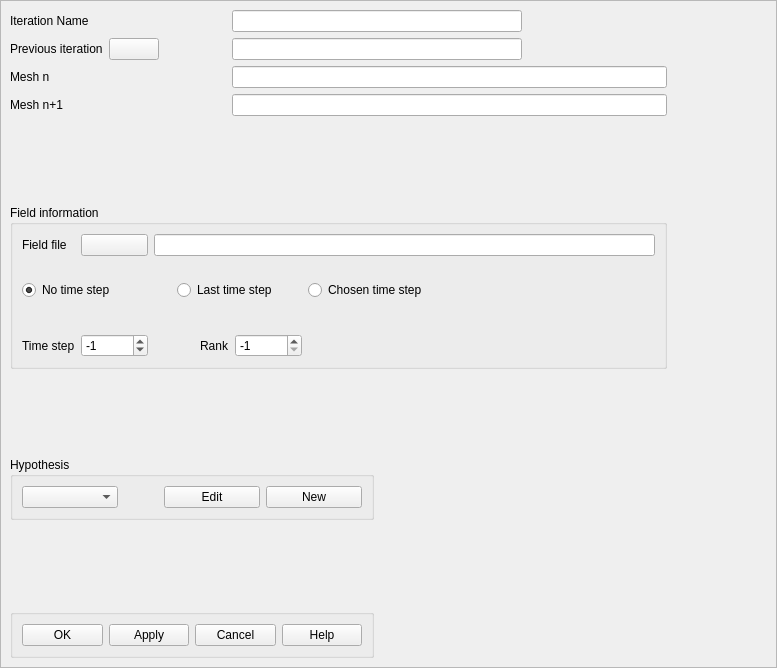
<?xml version="1.0" encoding="UTF-8"?>
<ui version="4.0">
 <class>CreateIteration</class>
 <widget class="QScrollArea" name="CreateIteration">
  <property name="geometry">
   <rect>
    <x>0</x>
    <y>0</y>
    <width>777</width>
    <height>668</height>
   </rect>
  </property>
  <property name="sizePolicy">
   <sizepolicy hsizetype="Preferred" vsizetype="Preferred">
    <horstretch>0</horstretch>
    <verstretch>0</verstretch>
   </sizepolicy>
  </property>
  <property name="minimumSize">
   <size>
    <width>750</width>
    <height>400</height>
   </size>
  </property>
  <property name="sizeIncrement">
   <size>
    <width>1</width>
    <height>1</height>
   </size>
  </property>
  <property name="baseSize">
   <size>
    <width>750</width>
    <height>400</height>
   </size>
  </property>
  <property name="windowTitle">
   <string>Create an iteration</string>
  </property>
  <property name="widgetResizable">
   <bool>true</bool>
  </property>
  <widget class="QWidget" name="scrollAreaWidgetContents">
   <property name="geometry">
    <rect>
     <x>0</x>
     <y>0</y>
     <width>773</width>
     <height>664</height>
    </rect>
   </property>
   <property name="sizeGripEnabled" stdset="0">
    <bool>true</bool>
   </property>
   <layout class="QGridLayout" name="gridLayout">
    <item row="0" column="0" colspan="2">
     <widget class="QLabel" name="Iteration_Name">
      <property name="text">
       <string>Iteration Name</string>
      </property>
     </widget>
    </item>
    <item row="0" column="2">
     <spacer name="horizontalSpacer_6">
      <property name="orientation">
       <enum>Qt::Horizontal</enum>
      </property>
      <property name="sizeHint" stdset="0">
       <size>
        <width>117</width>
        <height>20</height>
       </size>
      </property>
     </spacer>
    </item>
    <item row="0" column="3" colspan="2">
     <widget class="QLineEdit" name="LEName">
      <property name="minimumSize">
       <size>
        <width>290</width>
        <height>21</height>
       </size>
      </property>
      <property name="maxLength">
       <number>64</number>
      </property>
     </widget>
    </item>
    <item row="0" column="5">
     <spacer name="horizontalSpacer_3">
      <property name="orientation">
       <enum>Qt::Horizontal</enum>
      </property>
      <property name="sizeHint" stdset="0">
       <size>
        <width>40</width>
        <height>20</height>
       </size>
      </property>
     </spacer>
    </item>
    <item row="1" column="0" colspan="2">
     <widget class="QLabel" name="Iter_Parent">
      <property name="text">
       <string>Previous iteration</string>
      </property>
     </widget>
    </item>
    <item row="1" column="2">
     <widget class="QPushButton" name="PBIterParent">
      <property name="enabled">
       <bool>true</bool>
      </property>
      <property name="maximumSize">
       <size>
        <width>50</width>
        <height>27</height>
       </size>
      </property>
      <property name="text">
       <string/>
      </property>
     </widget>
    </item>
    <item row="1" column="3" colspan="2">
     <widget class="QLineEdit" name="LEIterationParentName">
      <property name="minimumSize">
       <size>
        <width>0</width>
        <height>21</height>
       </size>
      </property>
      <property name="maxLength">
       <number>64</number>
      </property>
      <property name="readOnly">
       <bool>true</bool>
      </property>
     </widget>
    </item>
    <item row="2" column="0">
     <widget class="QLabel" name="Mesh_n">
      <property name="text">
       <string>Mesh n</string>
      </property>
     </widget>
    </item>
    <item row="2" column="2">
     <spacer name="horizontalSpacer_7">
      <property name="orientation">
       <enum>Qt::Horizontal</enum>
      </property>
      <property name="sizeHint" stdset="0">
       <size>
        <width>117</width>
        <height>20</height>
       </size>
      </property>
     </spacer>
    </item>
    <item row="2" column="3" colspan="3">
     <widget class="QLineEdit" name="LEMeshName_n">
      <property name="minimumSize">
       <size>
        <width>290</width>
        <height>21</height>
       </size>
      </property>
      <property name="maxLength">
       <number>64</number>
      </property>
      <property name="readOnly">
       <bool>true</bool>
      </property>
     </widget>
    </item>
    <item row="2" column="6">
     <spacer name="horizontalSpacer_4">
      <property name="orientation">
       <enum>Qt::Horizontal</enum>
      </property>
      <property name="sizeHint" stdset="0">
       <size>
        <width>40</width>
        <height>20</height>
       </size>
      </property>
     </spacer>
    </item>
    <item row="3" column="0" colspan="2">
     <widget class="QLabel" name="Mesh_np1">
      <property name="text">
       <string>Mesh n+1</string>
      </property>
     </widget>
    </item>
    <item row="3" column="2">
     <spacer name="horizontalSpacer_8">
      <property name="orientation">
       <enum>Qt::Horizontal</enum>
      </property>
      <property name="sizeHint" stdset="0">
       <size>
        <width>117</width>
        <height>20</height>
       </size>
      </property>
     </spacer>
    </item>
    <item row="3" column="3" colspan="3">
     <widget class="QLineEdit" name="LEMeshName_np1">
      <property name="minimumSize">
       <size>
        <width>290</width>
        <height>21</height>
       </size>
      </property>
      <property name="maxLength">
       <number>64</number>
      </property>
     </widget>
    </item>
    <item row="3" column="6">
     <spacer name="horizontalSpacer_5">
      <property name="orientation">
       <enum>Qt::Horizontal</enum>
      </property>
      <property name="sizeHint" stdset="0">
       <size>
        <width>40</width>
        <height>20</height>
       </size>
      </property>
     </spacer>
    </item>
    <item row="4" column="0">
     <spacer name="verticalSpacer">
      <property name="orientation">
       <enum>Qt::Vertical</enum>
      </property>
      <property name="sizeHint" stdset="0">
       <size>
        <width>20</width>
        <height>62</height>
       </size>
      </property>
     </spacer>
    </item>
    <item row="5" column="0" colspan="6">
     <widget class="QGroupBox" name="GBField">
      <property name="title">
       <string>Field information</string>
      </property>
      <layout class="QGridLayout">
       <property name="margin">
        <number>9</number>
       </property>
       <property name="spacing">
        <number>6</number>
       </property>
       <item row="0" column="2" colspan="5">
        <widget class="QLineEdit" name="LEFieldFile">
         <property name="minimumSize">
          <size>
           <width>282</width>
           <height>21</height>
          </size>
         </property>
        </widget>
       </item>
       <item row="1" column="3" colspan="4">
        <spacer>
         <property name="orientation">
          <enum>Qt::Vertical</enum>
         </property>
         <property name="sizeHint" stdset="0">
          <size>
           <width>138</width>
           <height>18</height>
          </size>
         </property>
        </spacer>
       </item>
       <item row="2" column="6">
        <widget class="QRadioButton" name="RBChosen">
         <property name="text">
          <string>Chosen time step</string>
         </property>
        </widget>
       </item>
       <item row="4" column="6">
        <spacer>
         <property name="orientation">
          <enum>Qt::Horizontal</enum>
         </property>
         <property name="sizeType">
          <enum>QSizePolicy::Expanding</enum>
         </property>
         <property name="sizeHint" stdset="0">
          <size>
           <width>255</width>
           <height>13</height>
          </size>
         </property>
        </spacer>
       </item>
       <item row="4" column="5">
        <widget class="QSpinBox" name="SpinBox_Rank">
         <property name="minimum">
          <number>-1</number>
         </property>
         <property name="maximum">
          <number>1010000</number>
         </property>
         <property name="value">
          <number>-1</number>
         </property>
        </widget>
       </item>
       <item row="4" column="4">
        <widget class="QLabel" name="Rank">
         <property name="text">
          <string>Rank</string>
         </property>
        </widget>
       </item>
       <item row="4" column="2" colspan="2">
        <spacer>
         <property name="orientation">
          <enum>Qt::Horizontal</enum>
         </property>
         <property name="sizeType">
          <enum>QSizePolicy::Fixed</enum>
         </property>
         <property name="sizeHint" stdset="0">
          <size>
           <width>40</width>
           <height>13</height>
          </size>
         </property>
        </spacer>
       </item>
       <item row="4" column="1">
        <widget class="QSpinBox" name="SpinBox_TimeStep">
         <property name="minimum">
          <number>-2</number>
         </property>
         <property name="maximum">
          <number>100000</number>
         </property>
         <property name="value">
          <number>-1</number>
         </property>
        </widget>
       </item>
       <item row="4" column="0">
        <widget class="QLabel" name="TimeStep">
         <property name="text">
          <string>Time step</string>
         </property>
        </widget>
       </item>
       <item row="3" column="0" colspan="4">
        <spacer>
         <property name="orientation">
          <enum>Qt::Vertical</enum>
         </property>
         <property name="sizeHint" stdset="0">
          <size>
           <width>138</width>
           <height>28</height>
          </size>
         </property>
        </spacer>
       </item>
       <item row="2" column="3" colspan="3">
        <widget class="QRadioButton" name="RBLast">
         <property name="text">
          <string>Last time step</string>
         </property>
        </widget>
       </item>
       <item row="2" column="0" colspan="3">
        <widget class="QRadioButton" name="RBNo">
         <property name="text">
          <string>No time step</string>
         </property>
         <property name="checkable">
          <bool>true</bool>
         </property>
         <property name="checked">
          <bool>true</bool>
         </property>
        </widget>
       </item>
       <item row="0" column="1">
        <widget class="QPushButton" name="PushFieldFile">
         <property name="text">
          <string/>
         </property>
        </widget>
       </item>
       <item row="0" column="0">
        <widget class="QLabel" name="FieldFile">
         <property name="text">
          <string>Field file</string>
         </property>
        </widget>
       </item>
      </layout>
     </widget>
    </item>
    <item row="5" column="6">
     <spacer name="horizontalSpacer_10">
      <property name="orientation">
       <enum>Qt::Horizontal</enum>
      </property>
      <property name="sizeHint" stdset="0">
       <size>
        <width>69</width>
        <height>20</height>
       </size>
      </property>
     </spacer>
    </item>
    <item row="6" column="0">
     <spacer>
      <property name="orientation">
       <enum>Qt::Vertical</enum>
      </property>
      <property name="sizeHint" stdset="0">
       <size>
        <width>20</width>
        <height>22</height>
       </size>
      </property>
     </spacer>
    </item>
    <item row="7" column="0" colspan="4">
     <widget class="QGroupBox" name="Hypothese">
      <property name="title">
       <string>Hypothesis</string>
      </property>
      <layout class="QGridLayout">
       <property name="margin">
        <number>9</number>
       </property>
       <property name="spacing">
        <number>6</number>
       </property>
       <item row="0" column="0">
        <widget class="QComboBox" name="CBHypothese">
         <property name="currentIndex">
          <number>-1</number>
         </property>
         <property name="sizeAdjustPolicy">
          <enum>QComboBox::AdjustToContents</enum>
         </property>
        </widget>
       </item>
       <item row="0" column="1">
        <spacer>
         <property name="orientation">
          <enum>Qt::Horizontal</enum>
         </property>
         <property name="sizeType">
          <enum>QSizePolicy::Fixed</enum>
         </property>
         <property name="sizeHint" stdset="0">
          <size>
           <width>40</width>
           <height>13</height>
          </size>
         </property>
        </spacer>
       </item>
       <item row="0" column="2">
        <widget class="QPushButton" name="PBHypoEdit">
         <property name="text">
          <string>Edit</string>
         </property>
        </widget>
       </item>
       <item row="0" column="3">
        <widget class="QPushButton" name="PBHypoNew">
         <property name="text">
          <string>New</string>
         </property>
        </widget>
       </item>
      </layout>
     </widget>
    </item>
    <item row="7" column="4" colspan="2">
     <spacer name="horizontalSpacer_2">
      <property name="orientation">
       <enum>Qt::Horizontal</enum>
      </property>
      <property name="sizeHint" stdset="0">
       <size>
        <width>40</width>
        <height>20</height>
       </size>
      </property>
     </spacer>
    </item>
    <item row="8" column="1">
     <spacer>
      <property name="orientation">
       <enum>Qt::Vertical</enum>
      </property>
      <property name="sizeHint" stdset="0">
       <size>
        <width>20</width>
        <height>21</height>
       </size>
      </property>
     </spacer>
    </item>
    <item row="9" column="0" colspan="4">
     <widget class="QGroupBox" name="GroupButtons">
      <property name="title">
       <string/>
      </property>
      <layout class="QGridLayout">
       <property name="margin">
        <number>9</number>
       </property>
       <property name="spacing">
        <number>6</number>
       </property>
       <item row="0" column="0">
        <widget class="QPushButton" name="buttonOk">
         <property name="text">
          <string>OK</string>
         </property>
         <property name="autoDefault">
          <bool>false</bool>
         </property>
         <property name="default">
          <bool>false</bool>
         </property>
        </widget>
       </item>
       <item row="0" column="1">
        <widget class="QPushButton" name="buttonApply">
         <property name="text">
          <string>Apply</string>
         </property>
        </widget>
       </item>
       <item row="0" column="2">
        <widget class="QPushButton" name="buttonCancel">
         <property name="text">
          <string>Cancel</string>
         </property>
        </widget>
       </item>
       <item row="0" column="3">
        <widget class="QPushButton" name="buttonHelp">
         <property name="text">
          <string>Help</string>
         </property>
        </widget>
       </item>
      </layout>
     </widget>
    </item>
    <item row="9" column="4" colspan="2">
     <spacer name="horizontalSpacer">
      <property name="orientation">
       <enum>Qt::Horizontal</enum>
      </property>
      <property name="sizeHint" stdset="0">
       <size>
        <width>40</width>
        <height>20</height>
       </size>
      </property>
     </spacer>
    </item>
    <item row="1" column="5">
     <spacer name="horizontalSpacer_9">
      <property name="orientation">
       <enum>Qt::Horizontal</enum>
      </property>
      <property name="sizeHint" stdset="0">
       <size>
        <width>139</width>
        <height>20</height>
       </size>
      </property>
     </spacer>
    </item>
   </layout>
  </widget>
 </widget>
 <resources/>
 <connections/>
</ui>
